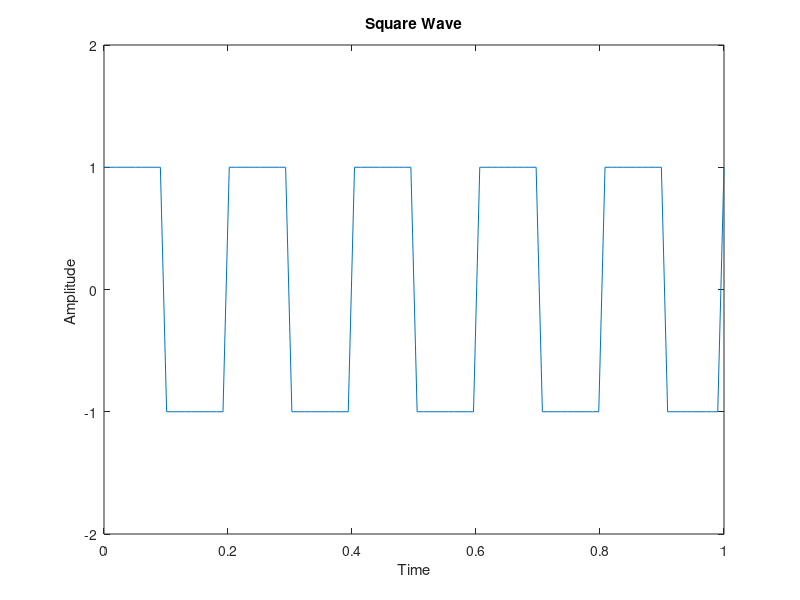

This figure's MATLAB source:
%Example 1: Generation of sine wave
clc
clear all
close all
t=linspace(0,1,100) %Time vector
A=1;
f=5;
phi=0;
x=A*square(2*pi*f*t+phi);
%Plot sine wave
plot(t,x),xlabel('Time'),ylabel('Amplitude '),
axis([0 1 -2 2]);
title('Square Wave')
